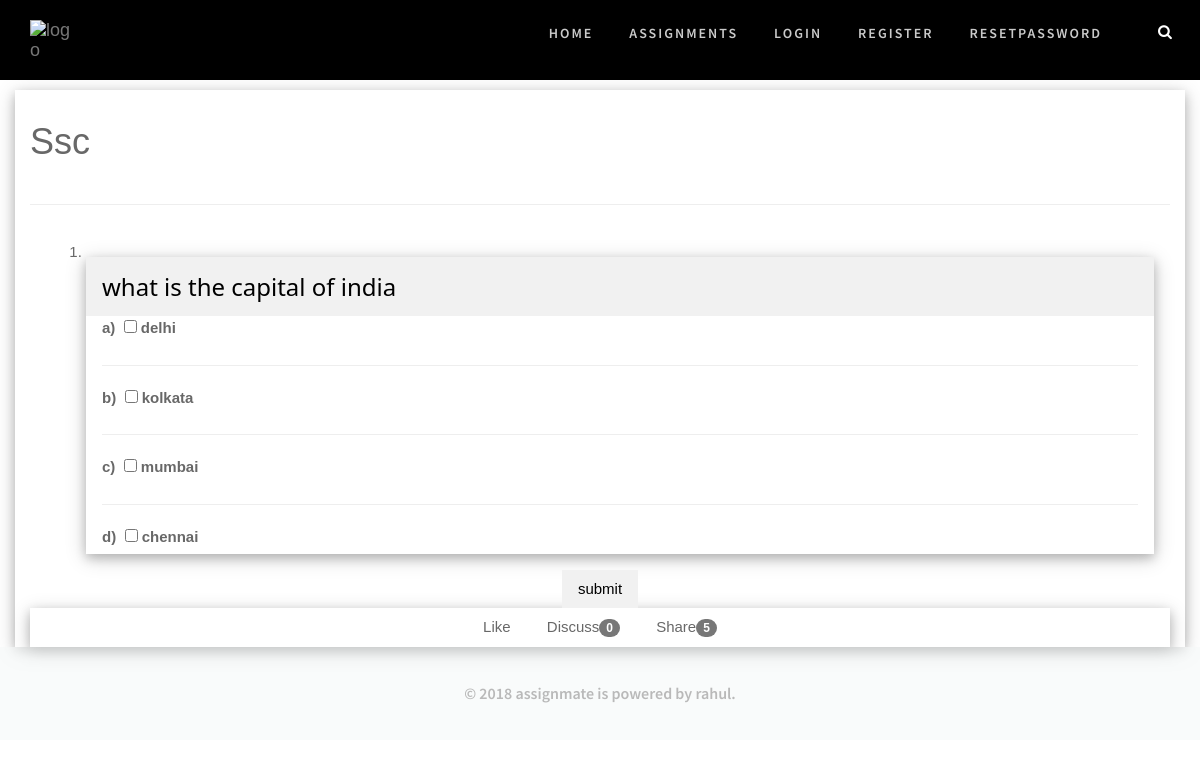
Page /assignment/6 on the committed database.
### assignment/models.py (models this page shows, shortened)
class Assignment(models.Model):
    user = models.ForeignKey(User, on_delete=models.CASCADE)
    title=models.CharField(max_length=30,default='assignment')
    discription=models.CharField(max_length=500)
    category=models.CharField(max_length=30,blank=True)
    created = models.DateTimeField(auto_now=True)
    objects = AssignmentManager()
    class Meta:
        ordering = ["-created"]

class Questions(models.Model,):
    assignment= models.ForeignKey(Assignment,on_delete=models.CASCADE)
    question= models.CharField(max_length=500)
    image= models.ImageField(upload_to='question_image//%Y/%m/%d/',blank=True,)
    answer= models.CharField(max_length=500)
    option_a =models.CharField(max_length=200,default=0)
    option_b =models.CharField(max_length=200,default=0)
    option_c =models.CharField(max_length=200,default=0)
    option_d =models.CharField(max_length=200,default=0)
    number_of_right_answered =models.IntegerField(default=0)
    number_of_wrong_answered =models.IntegerField(default=0)
    positive_marks =models.IntegerField(default=0)
    negative_marks =models.IntegerField(default=0)
    hint =models.CharField(max_length=500,blank=True)
    tags=models.CharField(max_length=45,blank=True)

### assignment/views.py (the view)
# urls.py: path('assignment/<pk>',QuestionView.as_view(),name='assignment'),
class QuestionView(DetailView):
    template_name = 'assignment/question_paper.html'
    model = Assignment

### assignment/models.py (called while the page is built)
    def get_queryset(self):
        return AssignmentQuerySet(self.model,using=self._db)

### assignment/templates/assignment/question_paper.html (shortened to what this page needs)
{% extends 'accounts/base.html'%}
{% block body %}
<div class="container w3-card-4">
    <h1 class="w3-myfont">{{ assignment.title|title }}</h1>
    <hr/>
    <form action="{% url 'assignment:assignment_check' assignment.id %}" method="post">
        <div class="w3-container">
    <ol>
    {% for question in assignment.questions_set.all %}
        <li class="w3-section">
            <div class="w3-card-4" >
                <header class="w3-container w3-light-grey">
                    <h3>{{ question.question }}
                    </h3>
                </header>
                <div class="w3-container">
                    <div class="form-check form-check-inline">
                      <label class="form-check-label" for="inlineRadio1{{ forloop.counter }}">a)</label>&nbsp;
                      <input class="form-check-input" type="checkbox" name="inlineRadioOptions{{ forloop.counter }}" id="inlineRadio1{{ forloop.counter }}" value="a" onclick="selectOnlyThis(this)">
                      <label class="form-check-label" for="inlineRadio1{{ forloop.counter }}">{{question.option_a}}</label>
                    </div>
                    <hr>
                    <div class="form-check form-check-inline">
                      <label class="form-check-label" for="inlineRadio2{{ forloop.counter }}">b)</label>&nbsp;
                      <input class="form-check-input" type="checkbox" name="inlineRadioOptions{{ forloop.counter }}" id="inlineRadio2{{ forloop.counter }}" value="b" onclick="selectOnlyThis(this)">
                      <label class="form-check-label" for="inlineRadio2{{ forloop.counter }}">{{question.option_b}}</label>
                    </div>
                    <hr>
                    <div class="form-check form-check-inline">
                      <label class="form-check-label" for="inlineRadio3{{ forloop.counter }}">c)</label>&nbsp;
                      <input class="form-check-input" type="checkbox" name="inlineRadioOptions{{ forloop.counter }}" id="inlineRadio3{{ forloop.counter }}" value="c" onclick="selectOnlyThis(this)">
                      <label class="form-check-label" for="inlineRadio3{{ forloop.counter }}">{{question.option_c}}</label>
                    </div>
                    <hr>
                    <div class="form-check form-check-inline">
                      <label class="form-check-label" for="inlineRadio4{{ forloop.counter }}">d)</label>&nbsp;
                      <input class="form-check-input" type="checkbox" name="inlineRadioOptions{{ forloop.counter }}" id="inlineRadio4{{ forloop.counter }}" value="d" onclick="selectOnlyThis(this)">
                      <label class="form-check-label" for="inlineRadio4{{ forloop.counter }}">{{question.option_d}}</label>
                    </div>
                    </div>
            </div>
        </li>
    {% endfor %}
    </ol>
            <div class="w3-center">
                <button type="submit" class="w3-light-gray w3-hover-black w3-button">submit</button>
            </div>
        </div>
    </form>
    <div class="w3-container w3-card-4 w3-center">
        <div class="btn-group">
            {%if user in assignment.assignmentlikecounter.user.all%}
            <a href="{%url 'assignment:like' assignment.id %}" ><button class="w3-bar-item w3-button w3-light-gray ">Liked<span class="badge">{{assignment.assignmentlikecounter.number_of_like}}</span></button></a>
            {% else %}
            <a href="{%url 'assignment:like' assignment.id %}" ><button class="w3-bar-item w3-button">Like</button></a>
            {%endif%}
            <a href="{% url 'home:assignment-discussion' assignment.id %}"class="w3-bar-item w3-button"> Discuss<span class="badge">{{assignment.assignment_discussion_set.all|length}}</span></a>
            <button class="w3-bar-item w3-button ">Share<span class="badge">5</span></button>
        </div>
    </div>
</div>
{% endblock %}

### accounts/static/accounts/css/style.css (style rules this page uses)
article, aside, details, figcaption, figure, footer, header, hgroup, menu, nav, section { display: block; }
a, input, button, select, textarea { outline: none; }
a { outline: none; text-decoration: none; color: #f1868a; transition: all 0.3s ease-in-out; -webkit-transition: all 0.3s ease-in-out; -moz-transition: all 0.3s ease-in-out; -ms-transition: all 0.3s ease-in-out; }
body { margin: 0; font-size: 14px; color: #686868; -webkit-font-smoothing: antialiased; -moz-osx-font-smoothing: grayscale; overflow-x: hidden; word-wrap: break-word; font-family: 'Playfair Display', serif; }
h1 { font-size: 74px; line-height: 84px; }
h3 { font-size: 22px; line-height: 39px; }
h1, h2, h3, h4, h5, h6 { margin: 0; font-weight: 400; }

### accounts/static/accounts/css/w3.css (style rules this page uses)
*,*:before,*:after { box-sizing:inherit }
html { -ms-text-size-adjust:100%;-webkit-text-size-adjust:100% }
body { margin:0 }
article,aside,details,figcaption,figure,footer,header,main,menu,nav,section,summary { display:block }
a { background-color:transparent;-webkit-text-decoration-skip:objects }
hr { box-sizing:content-box;height:0;overflow:visible }
button,input,select,textarea { font:inherit;margin:0 }
button,input { overflow:visible }
button,select { text-transform:none }
button,html [type=button],[type=reset],[type=submit] { -webkit-appearance:button }
[type=checkbox],[type=radio] { padding:0 }
html,body { font-family:Verdana,sans-serif;font-size:15px;line-height:1.5 }
html { overflow-x:hidden }
h1 { font-size:36px }
h3 { font-size:24px }
h1,h2,h3,h4,h5,h6 { font-family:"Segoe UI",Arial,sans-serif;font-weight:400;margin:10px 0 }
hr { border:0;border-top:1px solid #eee;margin:20px 0 }
a { color:inherit }
.w3-btn,.w3-button { border:none;display:inline-block;padding:8px 16px;vertical-align:middle;overflow:hidden;text-decoration:none;color:inherit;background-color:inherit;text-align:center;cursor:pointer;white-space:nowrap }
.w3-btn,.w3-button { -webkit-touch-callout:none;-webkit-user-select:none;-khtml-user-select:none;-moz-user-select:none;-ms-user-select:none;user-select:none }
.w3-container:after,.w3-container:before,.w3-panel:after,.w3-panel:before,.w3-row:after,.w3-row:before,.w3-row-padding:after,.w3-row-padding:before, .w3-cell-row:before,.w3-cell-row:after,.w3-clear:after,.w3-clear:before,.w3-bar:before,.w3-bar:after { content:"";display:table;clear:both }
.w3-container,.w3-panel { padding:0.01em 16px }
.w3-card-4,.w3-hover-shadow:hover { box-shadow:0 4px 10px 0 rgba(0,0,0,0.2),0 4px 20px 0 rgba(0,0,0,0.19) }
.w3-center { text-align:center!important }
.w3-section,.w3-code { margin-top:16px!important;margin-bottom:16px!important }
.w3-light-grey,.w3-hover-light-grey:hover,.w3-light-gray,.w3-hover-light-gray:hover { color:#000!important;background-color:#f1f1f1!important }

### accounts/templates/accounts/base.html (style rules this page uses)
* { box-sizing: border-box; }

### assignment/templates/assignment/question_paper.html (style rules this page uses)
.w3-myfont { font-family: "Comic Sans MS", cursive, sans-serif; }

### rows in the picture
Assignment: title "Ssc", assignment_discussion_set.all|length "0"
Questions: question "what is the capital of india", option_a "delhi", option_b "kolkata", option_c "mumbai", option_d "chennai"
